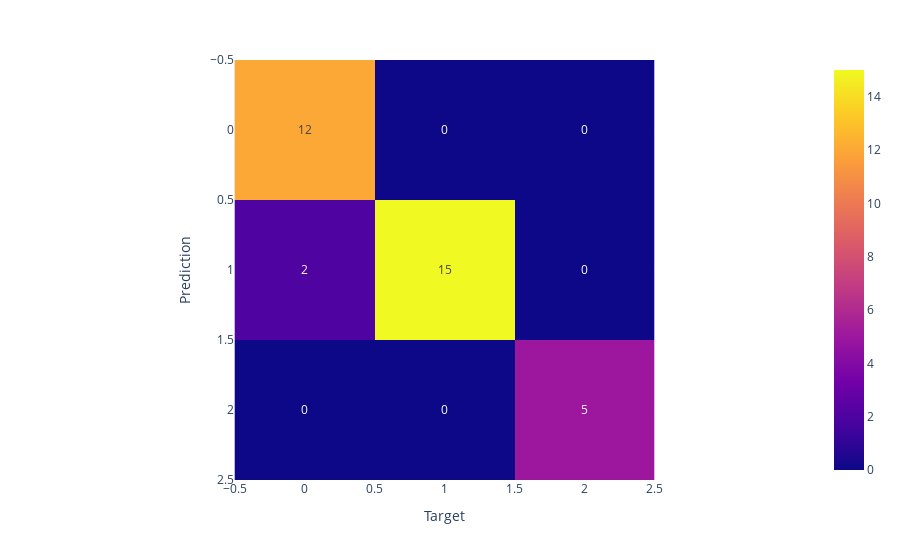

Notebook source saved alongside this figure:
### Code cell
fig = px.imshow(confusion_matrix(y_test, svm_preds), text_auto=True)
fig.update_layout(xaxis_title='Target', yaxis_title='Prediction')

### Figure 1 — Plotly figure (JSON) as saved in the notebook; plotly's stock layout.template omitted (floating-point values rounded to 4 significant figures)
{"data": [{"coloraxis": "coloraxis", "hovertemplate": "x: %{x}<br>y: %{y}<br>color: %{z}<extra></extra>", "name": "0", "texttemplate": "%{z}", "type": "heatmap", "xaxis": "x", "yaxis": "y", "z": [[12, 0, 0], [2, 15, 0], [0, 0, 5]]}], "layout": {"coloraxis": {"colorscale": [[0, "#0d0887"], [0.1111, "#46039f"], [0.2222, "#7201a8"], [0.3333, "#9c179e"], [0.4444, "#bd3786"], [0.5556, "#d8576b"], [0.6667, "#ed7953"], [0.7778, "#fb9f3a"], [0.8889, "#fdca26"], [1, "#f0f921"]]}, "margin": {"t": 60}, "xaxis": {"anchor": "y", "constrain": "domain", "domain": [0, 1], "scaleanchor": "y", "title": {"text": "Target"}}, "yaxis": {"anchor": "x", "autorange": "reversed", "constrain": "domain", "domain": [0, 1], "title": {"text": "Prediction"}}}}
